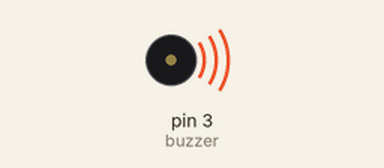
This sketch was run on a simulated Arduino Uno, built with avr-gcc and run on an emulated ATmega328P. Shown: buzzer (waves = sounding, pin HIGH).

Above: at 0.1 s.
Timing chart, 0 to 1.6 s (numbered marks = the images above):
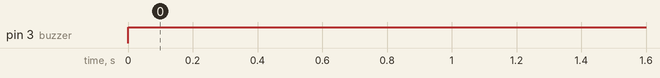

Measured:
- by itself, pin 3 (buzzer): LOW → HIGH at 0.00 s

The sketch:

PROJECT-13.ino
```cpp
const int buzzer=3;
void setup() {
  pinMode(buzzer,OUTPUT);


}

void loop() {
  // put your main code here, to run repeatedly:
  digitalWrite(buzzer,HIGH);
  delay(1000);
  digitalWrite(buzzer,HIGH);
  delay(1000);

}
```
